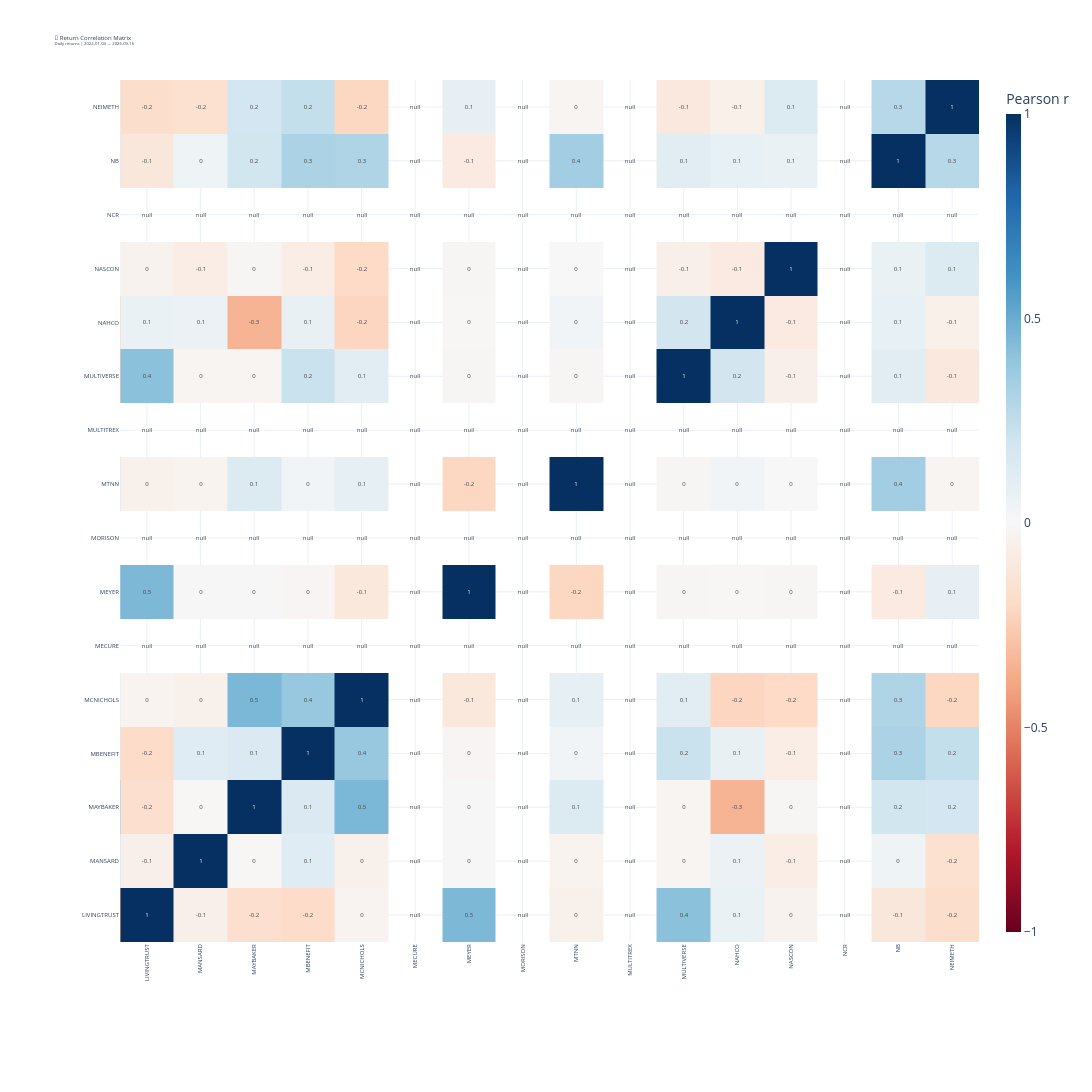

The notebook cell this image was saved under:
### Code cell
# =====================================================
# PLOT 2: Correlation Matrix (on daily returns)
# =====================================================
# Compute on returns, not prices — price correlation is often
# spurious due to shared trend; return correlation is more meaningful

daily_returns = coll.pct_change().dropna()
corr = daily_returns.corr()

# ── Heatmap
fig2 = go.Figure(go.Heatmap(
    z=corr.values,
    x=corr.columns.tolist(),
    y=corr.index.tolist(),
    colorscale="RdBu",
    zmid=0,              # centre colour scale at zero
    zmin=-1, zmax=1,
    text=corr.round(1).values,
    texttemplate="%{text}",
    textfont=dict(size=6),
    hovertemplate="<b>%{y} vs %{x}</b><br>Correlation: %{z:.4f}<extra></extra>",
    colorbar=dict(title="Pearson r", thickness=15)
))


fig2.update_layout(
    title=dict(
        text="🔗 Return Correlation Matrix<br>"
             f"<sup>Daily returns | {coll.index.min().date()} → {coll.index.max().date()}</sup>",
        font=dict(size=6)
    ),
    template="plotly_white",
    height=max(800, 450 + len(corr) * 12),
    width=1200,
    xaxis=dict(
        side="bottom",
        tickfont=dict(size=6),
        tickangle= -90
    ),
    yaxis=dict(
        tickfont=dict(size=6),
        automargin=True
    ),
    margin=dict(l=120, r=100, t=80, b=150)
)

fig2.show()

### Figure 1 — Plotly figure (JSON) as saved in the notebook; plotly's stock layout.template omitted (floating-point values rounded to 4 significant figures; data arrays with more than 128 entries replaced by an {"elided": "..."} marker saying what was removed)
{"data": [{"colorbar": {"thickness": 15, "title": {"text": "Pearson r"}}, "colorscale": [[0, "rgb(103,0,31)"], [0.1, "rgb(178,24,43)"], [0.2, "rgb(214,96,77)"], [0.3, "rgb(244,165,130)"], [0.4, "rgb(253,219,199)"], [0.5, "rgb(247,247,247)"], [0.6, "rgb(209,229,240)"], [0.7, "rgb(146,197,222)"], [0.8, "rgb(67,147,195)"], [0.9, "rgb(33,102,172)"], [1, "rgb(5,48,97)"]], "hovertemplate": "<b>%{y} vs %{x}</b><br>Correlation: %{z:.4f}<extra></extra>", "text": {"elided": "129x129 float values"}, "textfont": {"size": 6}, "texttemplate": "%{text}", "type": "heatmap", "x": {"elided": "129 str values"}, "y": {"elided": "129 str values"}, "z": {"elided": "129x129 float values"}, "zmax": 1, "zmid": 0, "zmin": -1}], "layout": {"dragmode": "zoom", "height": 1998, "margin": {"b": 150, "l": 120, "r": 100, "t": 80}, "title": {"font": {"size": 6}, "text": "🔗 Return Correlation Matrix<br><sup>Daily returns | 2022-01-04 → 2026-09-16</sup>"}, "width": 1200, "xaxis": {"autorange": false, "range": [55.5, 71.5], "side": "bottom", "tickangle": -90, "tickfont": {"size": 6}, "type": "category"}, "yaxis": {"automargin": true, "autorange": false, "range": [55.5, 71.5], "tickfont": {"size": 6}, "type": "category"}}}
